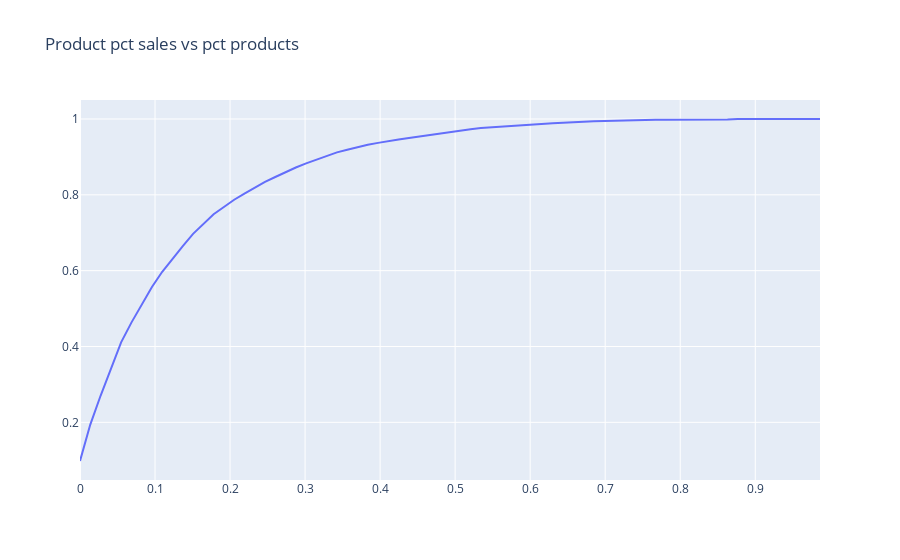

Notebook cell for this chart:
### Code cell
import plotly.graph_objects as go
scatter = go.Scatter(x = indexed_cumsum.index/73, y = indexed_cumsum['cum_pct'])
go.Figure(scatter, layout = {'title': 'Product pct sales vs pct products'})
